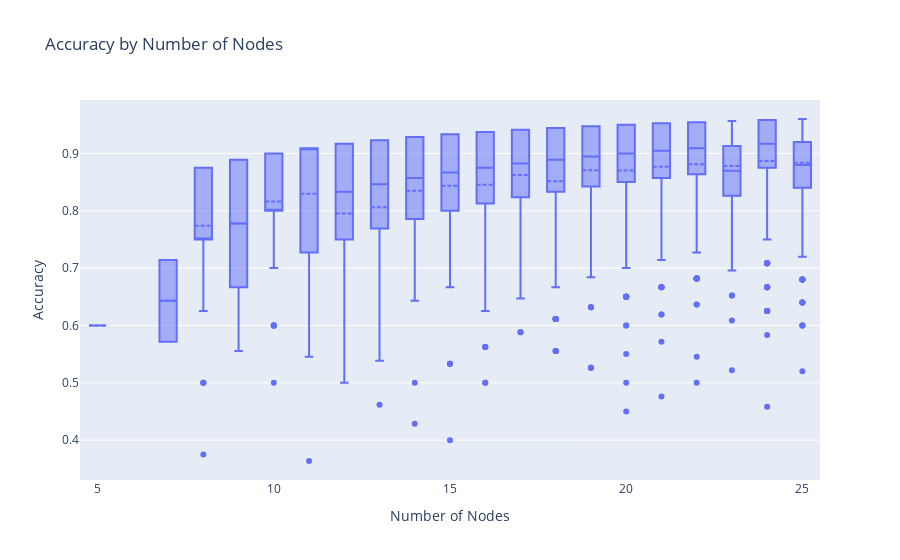
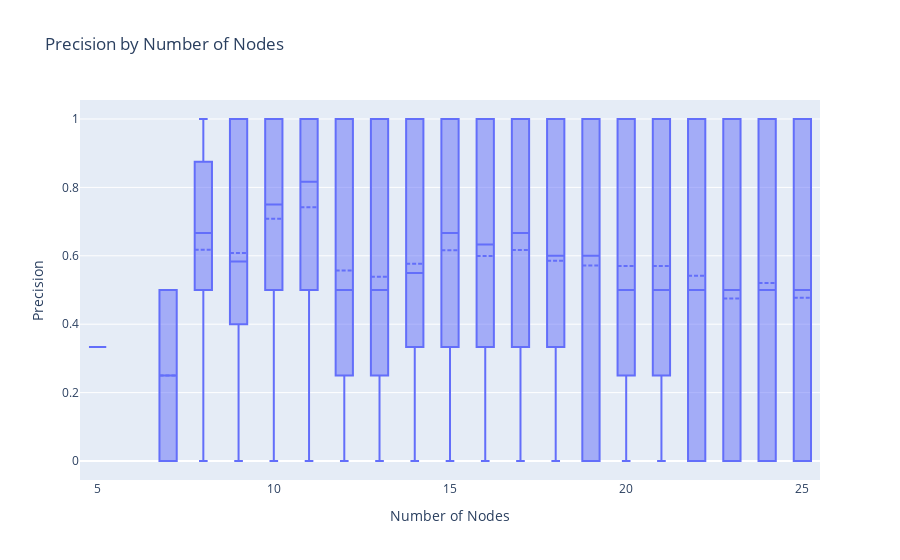
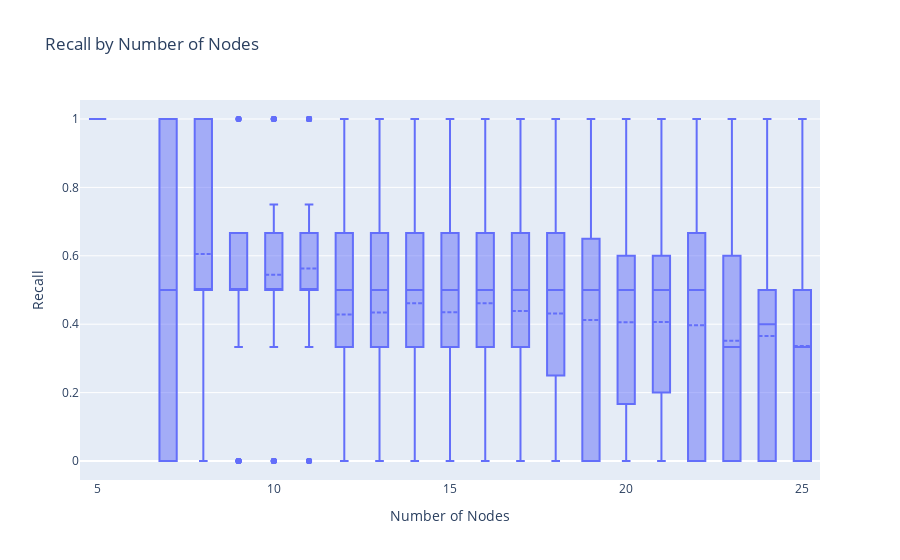
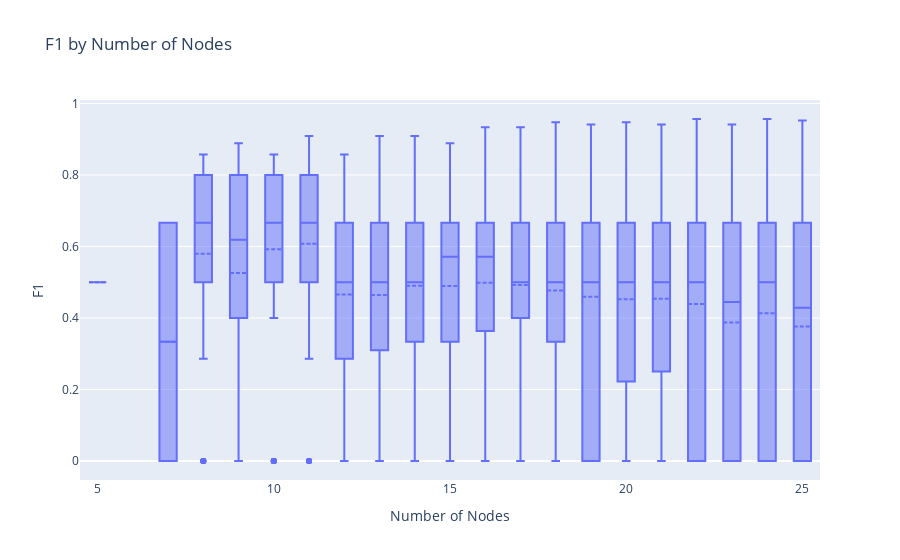

Source (notebook cell) for these figures, in order:
### Code cell
import plotly.express as px


# Calculate additional metrics.
GNN_results["non-dominating"] = GNN_results.apply(lambda row: row["undominated"] > 0, axis=1).astype(int)
GNN_results["non-independent"] = GNN_results.apply(lambda row: row["violated"] > 0, axis=1).astype(int)
GNN_results["IDS"] = GNN_results.apply(lambda row: (row["correct"] == 0) and (row["undominated"] == 0) and (row["violated"] == 0), axis=1).astype(int)

# Print summary statistics
num_correct = (GNN_results["correct"] == 1).sum()
avg_accuracy = GNN_results["accuracy"].mean()
avg_precision = GNN_results["precision"].mean()
avg_recall = GNN_results["recall"].mean()
avg_f1 = GNN_results["f1"].mean()
avg_hausdorff = GNN_results["hausdorff"].mean()
avg_IOU = GNN_results["IOU"].mean()
avg_ratio = GNN_results["ratio"].mean()

print(f"Average accuracy: {avg_accuracy:.3f}")
print(f"Average precision: {avg_precision:.3f}")
print(f"Average recall: {avg_recall:.3f}")
print(f"Average f1: {avg_f1:.3f}")
print(f"Average hausdorff: {avg_hausdorff:.3f}")
print(f"Average IOU: {avg_IOU:.3f}")
print(f"Average ratio: {avg_ratio:.3f}")
print(f"Non-dominating: {sum(GNN_results['undominated'] > 0)}/{len(GNN_results)} ({sum(GNN_results['undominated'] > 0) / len(GNN_results) * 100:.2f}%)")
print(f"Non-independent: {sum(GNN_results['violated'] > 0)}/{len(GNN_results)} ({sum(GNN_results['violated'] > 0) / len(GNN_results) * 100:.2f}%)")
count_ids = sum(GNN_results['IDS'] == 1)
print(f"MIDS: {sum(GNN_results['correct'] == 1)}/{len(GNN_results)} ({sum(GNN_results['correct'] == 1) / len(GNN_results) * 100:.2f}%)")
print(f"IDS: {count_ids}/{len(GNN_results)} ({count_ids / len(GNN_results) * 100:.2f}%)")
print(f"Unconnected graphs: {sum(GNN_results['connected'] == False)}/{len(GNN_results)} ({sum(GNN_results['connected'] == False) / len(GNN_results) * 100:.2f}%)")

metrics = ["accuracy", "precision", "recall", "f1", "hausdorff", "IOU", "ratio", "undominated", "violated"]

for metric in metrics:
    fig = px.box(
        GNN_results,
        x="num_nodes",
        y=metric,
        title=f"{metric.capitalize()} by Number of Nodes",
        labels={"num_nodes": "Number of Nodes", metric: metric.capitalize()},
    )
    fig.update_traces(boxmean=True)
    fig.show()

metrics = ["non-dominating", "non-independent", "IDS", "correct"]
for m in metrics:
    grouped = GNN_results.groupby("num_nodes")[m]
    count_ones = grouped.sum()
    avg_value = grouped.mean()
    total_examples = grouped.count()

    fig = go.Figure()
    fig.add_trace(go.Bar(
        x=count_ones.index,
        y=count_ones.values,
        name=f'Count of {m} graphs',
        marker_color='indianred',
        yaxis='y1'
    ))
    fig.add_trace(go.Scatter(
        x=avg_value.index,
        y=avg_value.values,
        name=f'Average {m}',
        mode='lines+markers',
        marker_color='blue',
        yaxis='y2'
    ))
    fig.update_layout(
        title=f"{m.replace('-', ' ').capitalize()} by Number of Nodes",
        xaxis_title="Number of Nodes",
        yaxis=dict(
            title=f"Count of {m} graphs",
            side='left'
        ),
        yaxis2=dict(
            title=f"Average {m}",
            overlaying='y',
            side='right'
        ),
        legend=dict(x=0.01, y=0.99)
    )
    fig.show()

### Figure 1 — Plotly figure (JSON) as saved in the notebook; plotly's stock layout.template omitted (floating-point values rounded to 4 significant figures; data arrays with more than 128 entries replaced by an {"elided": "..."} marker saying what was removed)
{"data": [{"alignmentgroup": "True", "boxmean": true, "hovertemplate": "Number of Nodes=%{x}<br>Accuracy=%{y}<extra></extra>", "legendgroup": "", "marker": {"color": "#636efa"}, "name": "", "notched": false, "offsetgroup": "", "orientation": "v", "showlegend": false, "type": "box", "x": {"elided": "4959 int values"}, "x0": " ", "xaxis": "x", "y": {"elided": "4959 float values"}, "y0": " ", "yaxis": "y"}], "layout": {"boxmode": "group", "legend": {"tracegroupgap": 0}, "title": {"text": "Accuracy by Number of Nodes"}, "xaxis": {"anchor": "y", "domain": [0, 1], "title": {"text": "Number of Nodes"}}, "yaxis": {"anchor": "x", "domain": [0, 1], "title": {"text": "Accuracy"}}}}

### Figure 2 — Plotly figure (JSON) as saved in the notebook; plotly's stock layout.template omitted (floating-point values rounded to 4 significant figures; data arrays with more than 128 entries replaced by an {"elided": "..."} marker saying what was removed)
{"data": [{"alignmentgroup": "True", "boxmean": true, "hovertemplate": "Number of Nodes=%{x}<br>Precision=%{y}<extra></extra>", "legendgroup": "", "marker": {"color": "#636efa"}, "name": "", "notched": false, "offsetgroup": "", "orientation": "v", "showlegend": false, "type": "box", "x": {"elided": "4959 int values"}, "x0": " ", "xaxis": "x", "y": {"elided": "4959 float values"}, "y0": " ", "yaxis": "y"}], "layout": {"boxmode": "group", "legend": {"tracegroupgap": 0}, "title": {"text": "Precision by Number of Nodes"}, "xaxis": {"anchor": "y", "domain": [0, 1], "title": {"text": "Number of Nodes"}}, "yaxis": {"anchor": "x", "domain": [0, 1], "title": {"text": "Precision"}}}}

### Figure 3 — Plotly figure (JSON) as saved in the notebook; plotly's stock layout.template omitted (floating-point values rounded to 4 significant figures; data arrays with more than 128 entries replaced by an {"elided": "..."} marker saying what was removed)
{"data": [{"alignmentgroup": "True", "boxmean": true, "hovertemplate": "Number of Nodes=%{x}<br>Recall=%{y}<extra></extra>", "legendgroup": "", "marker": {"color": "#636efa"}, "name": "", "notched": false, "offsetgroup": "", "orientation": "v", "showlegend": false, "type": "box", "x": {"elided": "4959 int values"}, "x0": " ", "xaxis": "x", "y": {"elided": "4959 float values"}, "y0": " ", "yaxis": "y"}], "layout": {"boxmode": "group", "legend": {"tracegroupgap": 0}, "title": {"text": "Recall by Number of Nodes"}, "xaxis": {"anchor": "y", "domain": [0, 1], "title": {"text": "Number of Nodes"}}, "yaxis": {"anchor": "x", "domain": [0, 1], "title": {"text": "Recall"}}}}

### Figure 4 — Plotly figure (JSON) as saved in the notebook; plotly's stock layout.template omitted (floating-point values rounded to 4 significant figures; data arrays with more than 128 entries replaced by an {"elided": "..."} marker saying what was removed)
{"data": [{"alignmentgroup": "True", "boxmean": true, "hovertemplate": "Number of Nodes=%{x}<br>F1=%{y}<extra></extra>", "legendgroup": "", "marker": {"color": "#636efa"}, "name": "", "notched": false, "offsetgroup": "", "orientation": "v", "showlegend": false, "type": "box", "x": {"elided": "4959 int values"}, "x0": " ", "xaxis": "x", "y": {"elided": "4959 float values"}, "y0": " ", "yaxis": "y"}], "layout": {"boxmode": "group", "legend": {"tracegroupgap": 0}, "title": {"text": "F1 by Number of Nodes"}, "xaxis": {"anchor": "y", "domain": [0, 1], "title": {"text": "Number of Nodes"}}, "yaxis": {"anchor": "x", "domain": [0, 1], "title": {"text": "F1"}}}}
